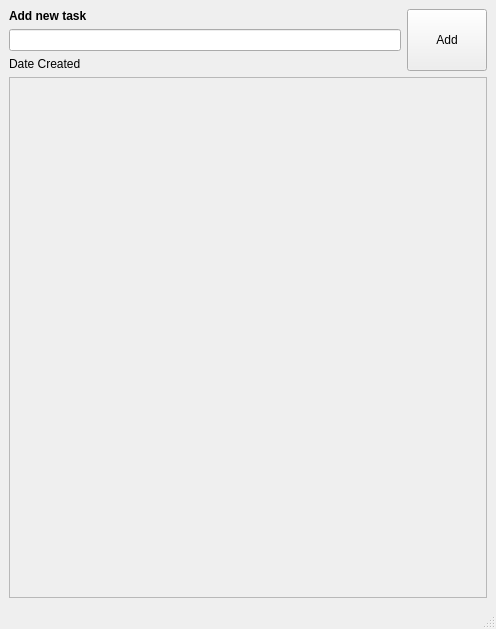
<?xml version="1.0" encoding="UTF-8"?>
<ui version="4.0">
 <class>MainWindow</class>
 <widget class="QMainWindow" name="MainWindow">
  <property name="geometry">
   <rect>
    <x>0</x>
    <y>0</y>
    <width>496</width>
    <height>629</height>
   </rect>
  </property>
  <property name="windowTitle">
   <string>MainWindow</string>
  </property>
  <widget class="QWidget" name="centralwidget">
   <layout class="QVBoxLayout" name="verticalLayout">
    <item>
     <layout class="QGridLayout" name="gridLayout">
      <item row="2" column="0">
       <widget class="QLabel" name="newDateText">
        <property name="text">
         <string>Date Created</string>
        </property>
       </widget>
      </item>
      <item row="0" column="1" rowspan="3">
       <widget class="QPushButton" name="addNewTaskButton">
        <property name="sizePolicy">
         <sizepolicy hsizetype="Minimum" vsizetype="Minimum">
          <horstretch>0</horstretch>
          <verstretch>0</verstretch>
         </sizepolicy>
        </property>
        <property name="text">
         <string>Add</string>
        </property>
       </widget>
      </item>
      <item row="0" column="0">
       <widget class="QLabel" name="newTaskText">
        <property name="font">
         <font>
          <pointsize>9</pointsize>
          <bold>true</bold>
         </font>
        </property>
        <property name="text">
         <string>Add new task</string>
        </property>
       </widget>
      </item>
      <item row="1" column="0">
       <widget class="QLineEdit" name="newTaskLineEdit"/>
      </item>
     </layout>
    </item>
    <item>
     <widget class="QScrollArea" name="scrollArea">
      <property name="widgetResizable">
       <bool>true</bool>
      </property>
      <widget class="QWidget" name="allNewTasks">
       <property name="geometry">
        <rect>
         <x>0</x>
         <y>0</y>
         <width>472</width>
         <height>489</height>
        </rect>
       </property>
       <layout class="QVBoxLayout" name="mainLayout">
        <item>
         <spacer name="verticalSpacer">
          <property name="orientation">
           <enum>Qt::Vertical</enum>
          </property>
          <property name="sizeHint" stdset="0">
           <size>
            <width>20</width>
            <height>464</height>
           </size>
          </property>
         </spacer>
        </item>
       </layout>
      </widget>
     </widget>
    </item>
   </layout>
  </widget>
  <widget class="QStatusBar" name="statusbar"/>
 </widget>
 <resources/>
 <connections/>
</ui>
